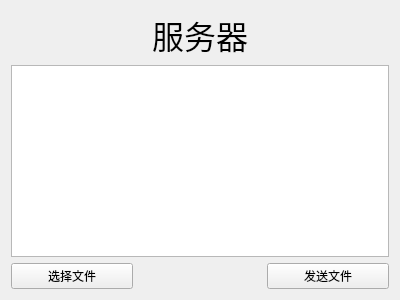
<?xml version="1.0" encoding="UTF-8"?>
<ui version="4.0">
 <class>Serverwidget</class>
 <widget class="QWidget" name="Serverwidget">
  <property name="geometry">
   <rect>
    <x>0</x>
    <y>0</y>
    <width>400</width>
    <height>300</height>
   </rect>
  </property>
  <property name="windowTitle">
   <string>Serverwidget</string>
  </property>
  <layout class="QGridLayout" name="gridLayout">
   <item row="0" column="0">
    <spacer name="horizontalSpacer">
     <property name="orientation">
      <enum>Qt::Horizontal</enum>
     </property>
     <property name="sizeHint" stdset="0">
      <size>
       <width>120</width>
       <height>20</height>
      </size>
     </property>
    </spacer>
   </item>
   <item row="0" column="1">
    <widget class="QLabel" name="label">
     <property name="font">
      <font>
       <family>宋体</family>
       <pointsize>24</pointsize>
      </font>
     </property>
     <property name="text">
      <string>服务器</string>
     </property>
     <property name="alignment">
      <set>Qt::AlignCenter</set>
     </property>
    </widget>
   </item>
   <item row="0" column="2">
    <spacer name="horizontalSpacer_2">
     <property name="orientation">
      <enum>Qt::Horizontal</enum>
     </property>
     <property name="sizeHint" stdset="0">
      <size>
       <width>120</width>
       <height>20</height>
      </size>
     </property>
    </spacer>
   </item>
   <item row="1" column="0" colspan="3">
    <widget class="QTextEdit" name="textEdit"/>
   </item>
   <item row="2" column="0">
    <widget class="QPushButton" name="buttonFile">
     <property name="text">
      <string>选择文件</string>
     </property>
    </widget>
   </item>
   <item row="2" column="1">
    <spacer name="horizontalSpacer_3">
     <property name="orientation">
      <enum>Qt::Horizontal</enum>
     </property>
     <property name="sizeHint" stdset="0">
      <size>
       <width>121</width>
       <height>20</height>
      </size>
     </property>
    </spacer>
   </item>
   <item row="2" column="2">
    <widget class="QPushButton" name="buttonSend">
     <property name="text">
      <string>发送文件</string>
     </property>
    </widget>
   </item>
  </layout>
 </widget>
 <layoutdefault spacing="6" margin="11"/>
 <resources/>
 <connections/>
</ui>
